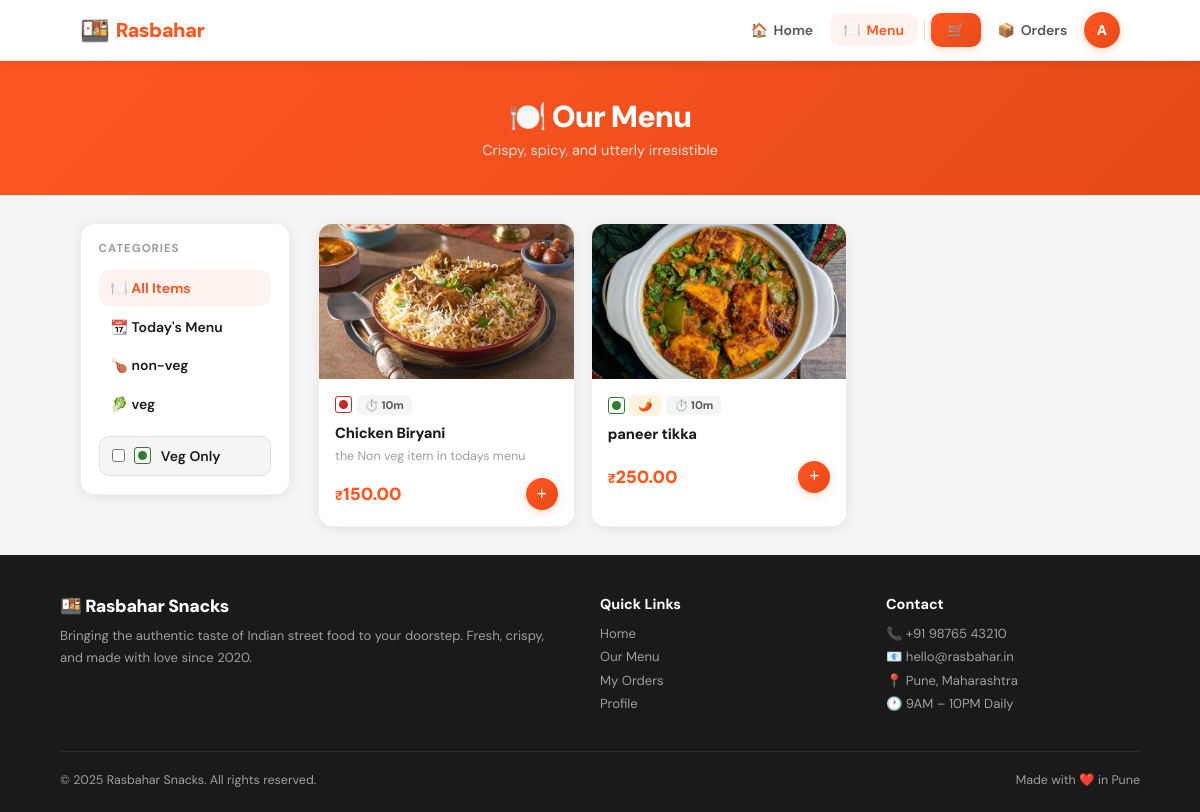
Page /menu/ (signed in) on the earlier database version.
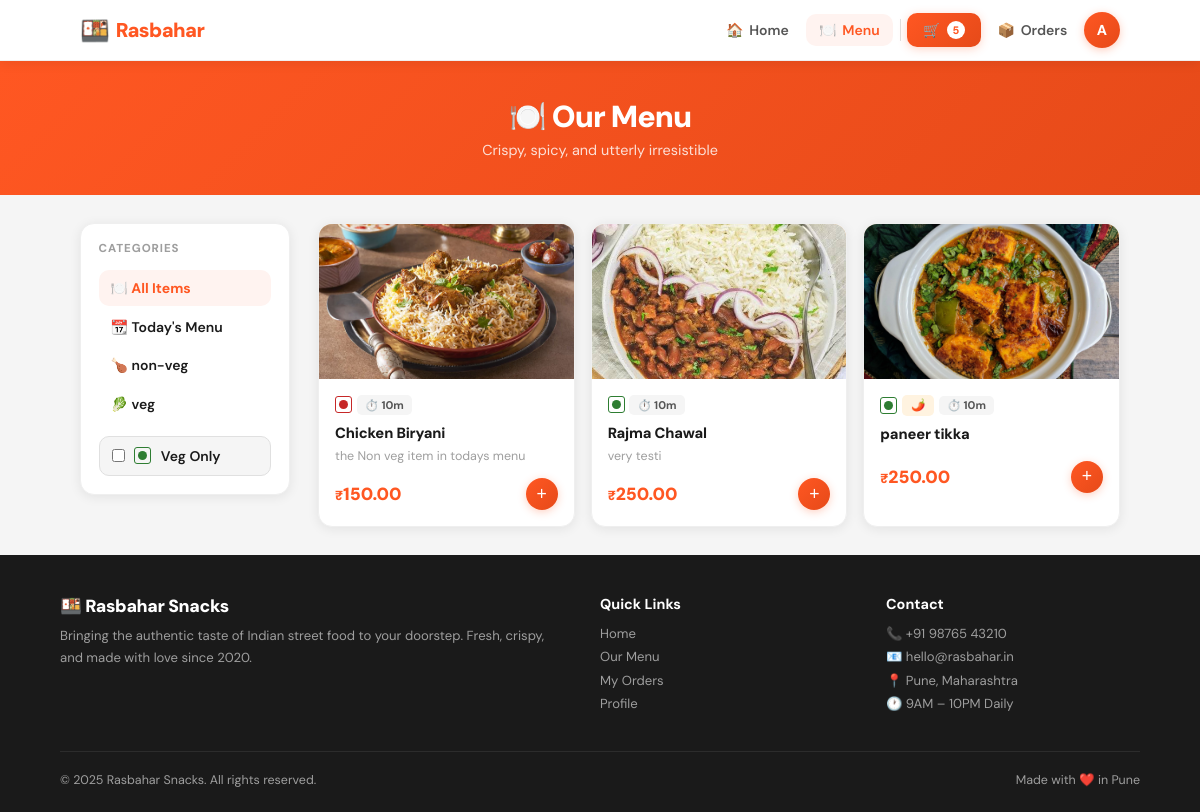
Same page on the later database version.
### menu/models.py (models this page shows, shortened)
class Category(models.Model):
    name = models.CharField(max_length=100)
    slug = models.SlugField(unique=True, blank=True)
    description = models.TextField(blank=True)
    icon = models.CharField(max_length=10, blank=True, help_text='Emoji icon')
    image = models.ImageField(upload_to='categories/', blank=True, null=True)
    is_active = models.BooleanField(default=True)
    sort_order = models.PositiveIntegerField(default=0)
    class Meta:
        verbose_name_plural = 'Categories'
        ordering = ['sort_order', 'name']

class MenuItem(models.Model):
    category = models.ForeignKey(Category, on_delete=models.CASCADE, related_name='items')
    name = models.CharField(max_length=200)
    slug = models.SlugField(unique=True, blank=True)
    description = models.TextField(blank=True)
    price = models.DecimalField(max_digits=8, decimal_places=2)
    image = models.ImageField(upload_to='menu_items/', blank=True, null=True)
    is_available = models.BooleanField(default=True)
    is_featured = models.BooleanField(default=False)
    is_veg = models.BooleanField(default=True)
    is_spicy = models.BooleanField(default=False)
    calories = models.PositiveIntegerField(null=True, blank=True)
    prep_time_minutes = models.PositiveIntegerField(default=10)
    created_at = models.DateTimeField(auto_now_add=True)
    updated_at = models.DateTimeField(auto_now=True)
    class Meta:
        ordering = ['category', 'name']

### menu/views.py (the view)
# urls.py: path('menu/', views.menu_view, name='menu'),
def menu_view(request):
    categories = Category.objects.filter(is_active=True).prefetch_related('items')
    selected_category = request.GET.get('category')
    veg_only = request.GET.get('veg') == '1'
    items = MenuItem.objects.filter(is_available=True)
    if selected_category:
        items = items.filter(category__slug=selected_category)
    if veg_only:
        items = items.filter(is_veg=True)
    return render(request, 'menu/menu.html', {
        'categories': categories,
        'items': items,
        'selected_category': selected_category,
        'veg_only': veg_only,
    })

### orders/models.py (called while the page is built)
    @property
    def item_count(self):
        return sum(item.quantity for item in self.cart_items.all())

### rasbahar_snacks/context_processors.py (called while the page is built)
def admin_sidebar_context(request):
    if request.user.is_authenticated and request.user.is_staff:
        return {
            'pending_count': Order.objects.filter(status=Order.STATUS_PENDING).count(),
        }
    return {}

### templates/menu/menu.html (shortened to what this page needs)
{% extends "base.html" %}
{% block content %}
<div class="page-hero">
  <h1>🍽️ Our Menu</h1>
  <p>Crispy, spicy, and utterly irresistible</p>
</div>
<div class="menu-layout">
  <aside>
    <div class="filter-card">
      <div class="filter-title">Categories</div>
      <a href="{% url 'menu:menu' %}{% if veg_only %}?veg=1{% endif %}" class="cat-filter-item {% if not selected_category %}active{% endif %}">
        🍽️ All Items
      </a>
      {% for cat in categories %}
        <a href="?category={{ cat.slug }}{% if veg_only %}&veg=1{% endif %}" class="cat-filter-item {% if selected_category == cat.slug %}active{% endif %}">
          {{ cat.icon|default:"•" }} {{ cat.name }}
        </a>
      {% endfor %}
      <form method="get">
        <label class="veg-toggle">
          <input type="checkbox" name="veg" value="1" {% if veg_only %}checked{% endif %} onchange="this.form.submit()">
          <span class="veg-dot veg"><span class="dot"></span></span>
          Veg Only
        </label>
      </form>
    </div>
  </aside>
  <div>
    {% if items %}
      <div class="items-grid">
        {% for item in items %}
        <div class="item-card fu" style="animation-delay:{{ forloop.counter0 }}0ms">
          <div class="item-img">
            {% if item.image %}<img src="{{ item.image.url }}" alt="{{ item.name }}">{% else %}🍟{% endif %}
          </div>
          <div class="item-body">
            <div class="item-tags">
              <span class="veg-dot {% if item.is_veg %}veg{% else %}nonveg{% endif %}"><span class="dot"></span></span>
              {% if item.is_spicy %}<span class="tag tag-spicy">🌶️</span>{% endif %}
              {% if item.prep_time_minutes %}<span class="tag-chip">⏱️ {{ item.prep_time_minutes }}m</span>{% endif %}
            </div>
            <div class="item-name">
              <a href="{% url 'menu:item_detail' item.slug %}">{{ item.name }}</a>
            </div>
            <div class="item-desc">{{ item.description }}</div>
            <div class="item-footer">
              <span class="item-price">{{ item.price }}</span>
              {% if user.is_authenticated %}
                <button type="button" class="add-btn press" onclick="addToCart({{ item.pk }}, '{{ item.name|escapejs }}')" data-item-id="{{ item.pk }}">+</button>
              {% else %}
                <a href="{% url 'accounts:login' %}" class="add-btn press">+</a>
              {% endif %}
            </div>
          </div>
        </div>
        {% endfor %}
      </div>
    {% endif %}
  </div>
</div>
{% endblock %}

### templates/base.html (shortened to what this page needs)
<!DOCTYPE html>
<html lang="en">
<head>
  {% load static %}
</head>
<body>
<nav class="navbar">
  <div class="nav-inner">
    <a href="{% url 'menu:home' %}" class="nav-logo">
      <span class="logo-icon">🍱</span>
      <span class="logo-text">Rasbahar</span>
    </a>
    <div class="nav-links">
      <a href="{% url 'menu:home' %}" class="nav-link {% if request.resolver_match.url_name == 'home' %}active{% endif %}">
        🏠 <span>Home</span>
      </a>
      <a href="{% url 'menu:menu' %}" class="nav-link {% if request.resolver_match.url_name == 'menu' %}active{% endif %}">
        🍽️ <span>Menu</span>
      </a>
      {% if user.is_authenticated %}
        <a href="{% url 'orders:cart' %}" class="nav-cart press">
          🛒
          {% with count=user.cart.item_count %}
            {% if count %}<span class="cart-badge">{{ count }}</span>{% endif %}
          {% endwith %}
        </a>
        <a href="{% url 'orders:order_list' %}" class="nav-link">
          📦 <span>Orders</span>
        </a>
        <a href="{% url 'accounts:profile' %}" class="nav-user-btn" title="{{ user.name }}">
          {% if user.profile_picture %}
            <img src="{{ user.profile_picture.url }}" alt="">
          {% else %}
            {{ user.name|first|upper }}
          {% endif %}
        </a>
      {% else %}
        <div class="nav-divider"></div>
        <a href="{% url 'accounts:login' %}" class="nav-link">Login</a>
        <a href="{% url 'accounts:register' %}" class="btn btn-primary btn-sm press">Sign Up</a>
      {% endif %}
    </div>
  </div>
</nav>
<main>{% block content %}{% endblock %}</main>
<footer>
  <div class="footer-inner">
    <div class="footer-brand">
      <div class="logo">🍱 Rasbahar Snacks</div>
      <p>Bringing the authentic taste of Indian street food to your doorstep. Fresh, crispy, and made with love since 2020.</p>
    </div>
    <div class="footer-col">
      <h4>Quick Links</h4>
      <a href="{% url 'menu:home' %}">Home</a>
      <a href="{% url 'menu:menu' %}">Our Menu</a>
      {% if user.is_authenticated %}
        <a href="{% url 'orders:order_list' %}">My Orders</a>
        <a href="{% url 'accounts:profile' %}">Profile</a>
      {% else %}
        <a href="{% url 'accounts:login' %}">Login</a>
        <a href="{% url 'accounts:register' %}">Register</a>
      {% endif %}
    </div>
    <div class="footer-col">
      <h4>Contact</h4>
      <a href="#">📞 +91 98765 43210</a>
      <a href="#">📧 hello@rasbahar.in</a>
      <a href="#">📍 Pune, Maharashtra</a>
      <a href="#">🕐 9AM – 10PM Daily</a>
    </div>
  </div>
  <div class="footer-bottom">
    <span>© 2025 Rasbahar Snacks. All rights reserved.</span>
    <span>Made with ❤️ in Pune</span>
  </div>
</footer>
</body>
</html>

Differences in the rows shown:
added MenuItem: image (picture), is_veg True (drawn), prep_time_minutes "10", name "Rajma Chawal", description "very testi", price "250.00"
Other differences:
{{ count }}: (not shown) → "5"
